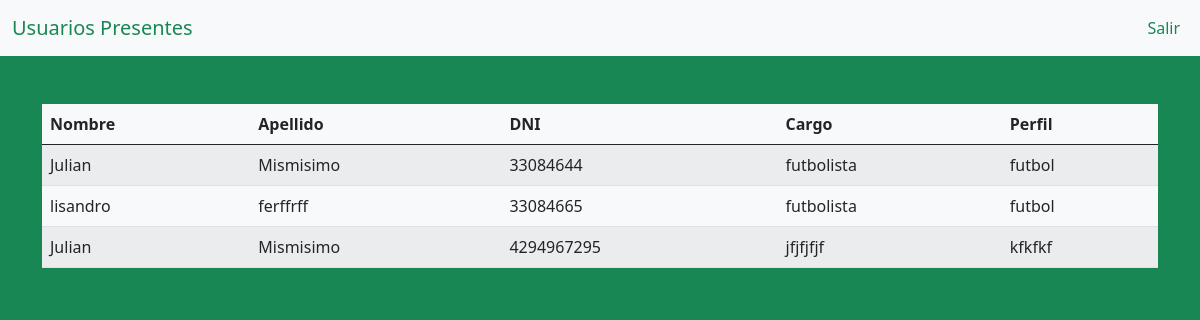
Page /UsuariosPresentismo.php on the committed database.
### tables this page shows
CREATE TABLE `loginn` (
  `usuario` varchar(50) NOT NULL,
  `contraseña` varchar(50) NOT NULL,
  `Nombre` varchar(50) NOT NULL,
  `Apellido` varchar(50) NOT NULL,
  `DNI` int(50) UNSIGNED NOT NULL,
  `Perfil` varchar(50) NOT NULL,
  `Cargo` varchar(50) NOT NULL,
  `Telefono` int(50) NOT NULL,
  `telop` int(8) NOT NULL,
  `Direccion` varchar(50) NOT NULL,
  `Ciudad` varchar(50) NOT NULL,
  `Provincia` varchar(50) NOT NULL
);

### UsuariosPresentismo.php (the view, shortened to what this page needs)
<?php
include 'db.php';
$query = "SELECT l.Nombre, l.Apellido, l.DNI, l.Cargo, l.Perfil  FROM Presentismo p
INNER JOIN loginn l ON p.DNI=l.DNI ";
$result=$conexion->query($query);
?>
<!DOCTYPE html>
<html lang="es-ES">
<head>
    <link href="https://cdn.jsdelivr.net/npm/bootstrap@5.0.2/dist/css/bootstrap.min.css"
     rel="stylesheet" integrity=
    "sha384-EVSTQN3/azprG1Anm3QDgpJLIm9Nao0Yz1ztcQTwFspd3yD65VohhpuuCOmLASjC">
</head>
<body class="bg-success">
    <header>
    <nav class="navbar navbar-expand-md navbar-light bg-light">
                <div class="container-fluid ">
                    <a class="navbar-brand text-success">Usuarios Presentes</a>
                    <ul class="navbar-nav ms-auto">
                        <li class="nav-item">
                            <a class="nav-link active text-success" href="home.php">Salir</a>
</li>
</ul>
</div>
            </nav>
    </header>
    <div class="container mt-5 table-responsive">
        <table class="table table-striped table-hover bg-light">
            <thead>
                <tr>
                    <th>Nombre</th>
                    <th>Apellido</th>
                    <th>DNI</th>
                    <th>Cargo</th>
                    <th>Perfil</th>
                </tr>
            </thead>
            <tbody>
                <?php
                if($result->num_rows>0){
    while ($row = $result->fetch_assoc()) {
        $DNI = htmlspecialchars($row['DNI']);
        echo "<tr>
                <td>" . htmlspecialchars($row['Nombre']) . "</td>
                <td>" . htmlspecialchars($row['Apellido']) . "</td>
                <td>" . $DNI . "</td>
                <td>" . htmlspecialchars($row['Cargo']) . "</td>
                <td>" . htmlspecialchars($row['Perfil']) . "</td>
                ";
} }
else{
echo "<tr><td colspan='6'>No hay Usuarios Presentes</td></tr>";
}
 ?>
            </tbody>
            </table>
            </div>
            </body>
            </html>

### rows in the picture
loginn: Nombre "Julian", Apellido "Mismisimo", DNI "33084644", Cargo "futbolista", Perfil "futbol"
loginn: Nombre "lisandro", Apellido "ferffrff", DNI "33084665", Cargo "futbolista", Perfil "futbol"
loginn: Nombre "Julian", Apellido "Mismisimo", DNI "4294967295", Cargo "jfjfjfjf", Perfil "kfkfkf"
